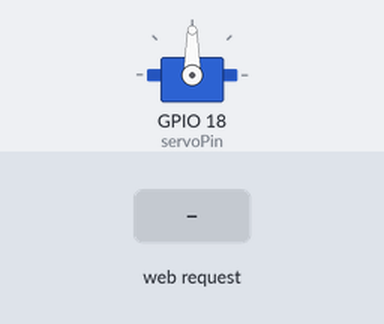
The program below on a simulated ESP32. Parts: servo. Inputs (shaded band) come from the test bench. WiFi joins after 1.5 s; servers stay silent unless stated; what the program prints to the serial monitor is not drawn.

Above: at 2.7 s.
2.8 s: HTTP request GET /servo?pos=1 received
At 3.5 s:
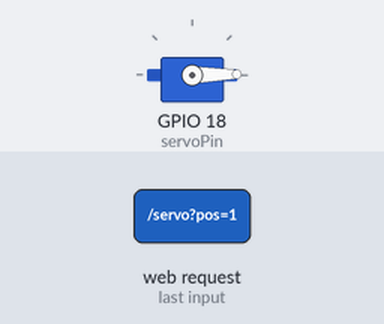
4.3 s: HTTP request GET /servo?pos=120 received
At 4.7 s:
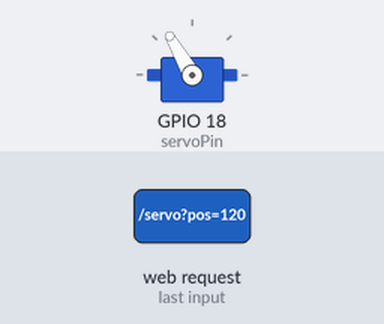
Timing chart, 0 to 7.3 s (numbered marks = the images above; inputs shaded):
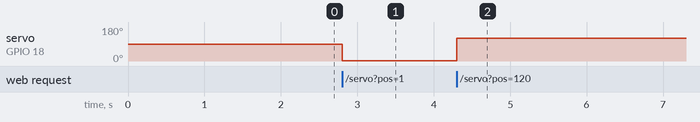

The program:

main.cpp
```cpp
#include <Arduino.h>
#include <WiFi.h>
#include <WebServer.h>
#include <ESP32Servo.h>

const char* ssid = "NARUTO SEASON 7 JANUARY";
const char* password = "bapaknyadevfor";
WebServer server(80);
Servo myServo;
const int servoPin = 18;
// Fungsi untuk memastikan string hanya berisi digit angka
bool isNumeric(String str) {
 if (str.length() == 0) return false;
 for (unsigned int i = 0; i < str.length(); i++) {
 if (!isDigit(str.charAt(i))) return false;
 }
 return true;
}
const char index_html[] PROGMEM = R"rawliteral(
<!DOCTYPE html>
<html>
<head>
 <meta name="viewport" content="width=device-width, initial-scale=1">  <title>Tugas 1 - Kontrol Servo</title>
 <style>
 body { font-family: Arial, sans-serif; text-align: center; margin-top: 50px; }  input[type=range] { width: 300px; }
 </style>
</head>
<body>
 <h2>Kendali Servo ESP32</h2>
 <p>Sudut: <span id="posVal">90</span>&deg;</p>
 <input type="range" min="0" max="180" value="90" id="servoSlider"  oninput="updateServo(this.value)">
 <p id="statusMsg"></p>
 <script>
 function updateServo(val) {
 document.getElementById("posVal").innerText = val;
 fetch("/servo?pos=" + val).then(response => {
 return response.text().then(text => ({ status: response.status, body: text }));  })
 .then(res => {
 document.getElementById("statusMsg").innerText = `Status ${res.status}: ${res.body} `;
 });
 }
 </script>
</body>
</html>
)rawliteral";

void handleRoot() {
 server.send(200, "text/html", index_html);
}
void handleServo() {
    if (!server.hasArg("pos")) {
        server.send(400, "text/plain", "Parameter 'pos' tidak ditemukan");
        return;
    }
    String posStr = server.arg("pos"); // (2) nama parameter yang dikirim dari halaman web
    if (!isNumeric(posStr)) {
        server.send(400, "text/plain", "Input tidak valid (harus angka 0-180)");  return;
    }
    int pos = posStr.toInt();
    if (pos < 0 || pos > 180) { // (3) kondisi ketika sudut di luar rentang 0-180
        server.send(400, "text/plain", "Sudut di luar batas (harus 0-180)");  return;
    }
    myServo.write(pos);
 // (4) gerakkan myServo ke sudut pos
    server.send(200, "text/plain", "Servo bergerak ke " + String(pos) + " derajat");
 // (5)  status code untuk permintaan yang berhasil
}

void setup() {
 Serial.begin(115200);
 myServo.attach(servoPin); // (6) hubungkan myServo ke servoPin
 myServo.write(90);
 WiFi.begin(ssid, password);
 while (WiFi.status() != WL_CONNECTED) {
    delay(500);
    Serial.print(".");
 }
 Serial.println("\nTerhubung! IP Address: " + WiFi.localIP().toString());
 server.on("/", handleRoot);
 server.on("/servo", handleServo); // (7) path yang dipanggil fetch() pada isian (1)
 server.begin();


}
void loop() {
 server.handleClient();

}
```

Measured:
- after the input at 2.8 s, servo on GPIO 18 (servoPin): 90° → 1° at once
- after the input at 4.3 s, servo on GPIO 18 (servoPin): 1° → 120° at once
